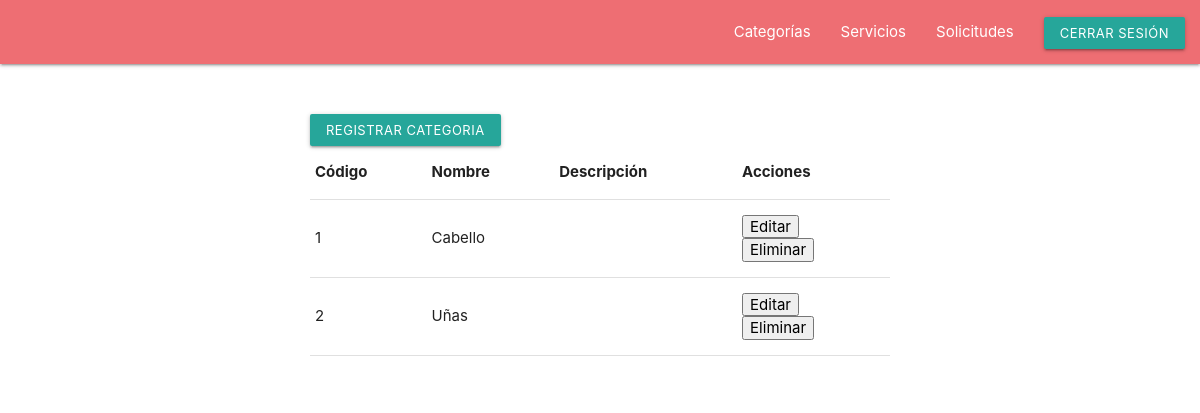
Before: /Index.php?c=Categoria (signed in) with the older database file.
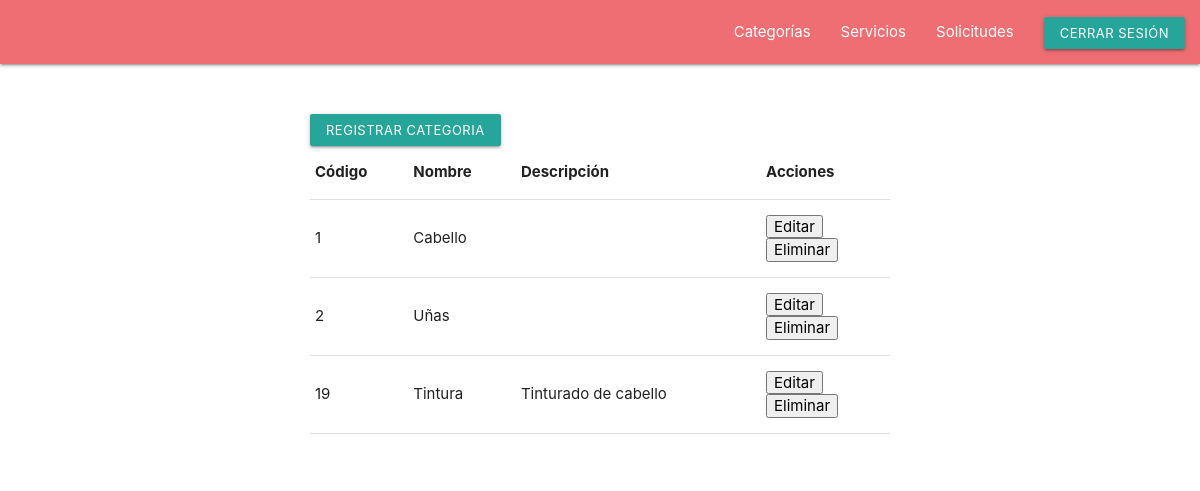
After: the same page with the newer database file.
### tables this page shows
CREATE TABLE `categorias` (
  `categoria_id` int(11) NOT NULL,
  `nombre` varchar(20) NOT NULL,
  `descripcion` text NOT NULL
);

### controlador/CategoriaControlador.php (called while the page is built, shortened)
<?php
require_once('modelo/CrudCategoria.php');
class CategoriaControlador{
    public function index(){
        require_once('vista/ListarCategoria.php');
    }
    public function listarCategorias(){
        $crudCategoria = new Crudcategoria();
        return $crudCategoria->listarCategorias();
    }
}
?>

### modelo/CrudCategoria.php (called while the page is built, shortened)
<?php
class CrudCategoria {
    public function listarCategorias(){
        $Db = Db:: Conectar();
        $sql = $Db->query('SELECT * FROM categorias');
        $sql->execute();
        return $sql->fetchAll();
    }
}

### vista/ListarCategoria.php (the view, shortened to what this page needs)
<?php
require_once('controlador/CategoriaControlador.php');
$controladorPedido = new CategoriaControlador();
$listaCategoria = $controladorPedido->listarCategorias();
?>
<div class="container">
    <div class="row">
        <a class="waves-effect waves-light btn-small" href="Index.php?c=Categoria&accion=registrar">Registrar Categoria</a>
        <table class="highlight">
            <thead>
                <tr>
                    <th>Código</th>
                    <th>Nombre</th>
                    <th>Descripción</th>
                    <th>Acciones</th>
                </tr>
            </thead>
            <tbody>
                <?php
                foreach ($listaCategoria as $categoria) {
                ?>
                    <tr>
                        <td>
                            <?php echo $categoria['categoria_id']; ?>
                        </td>
                        <td>
                            <?php echo $categoria['nombre']; ?>
                        </td>
                        <td>
                            <?php echo $categoria['descripcion']; ?>
                        </td>
                        <td>
                            <form name="frmEditar" id="frmEditar" action="Index.php?c=Categoria&accion=editar" method="POST">
                                <button type="submit">Editar</button>
                            </form>
                            <form name="frmEliminar" id="frmEliminar<?php echo $categoria['categoria_id'] ?>" action="Index.php?c=Categoria&accion=eliminar" method="POST">
                                <button type="submit" onclick="eliminarCategoria(<?php echo $categoria['categoria_id']; ?>)">Eliminar</button>
                            </form>
                        </td>
                    </tr>
                <?php
                }
                ?>
            </tbody>
        </table>
    </div>
</div>

Changed rows visible on the page:
added categorias: categoria_id "19", nombre "Tintura", descripcion "Tinturado de cabello"
